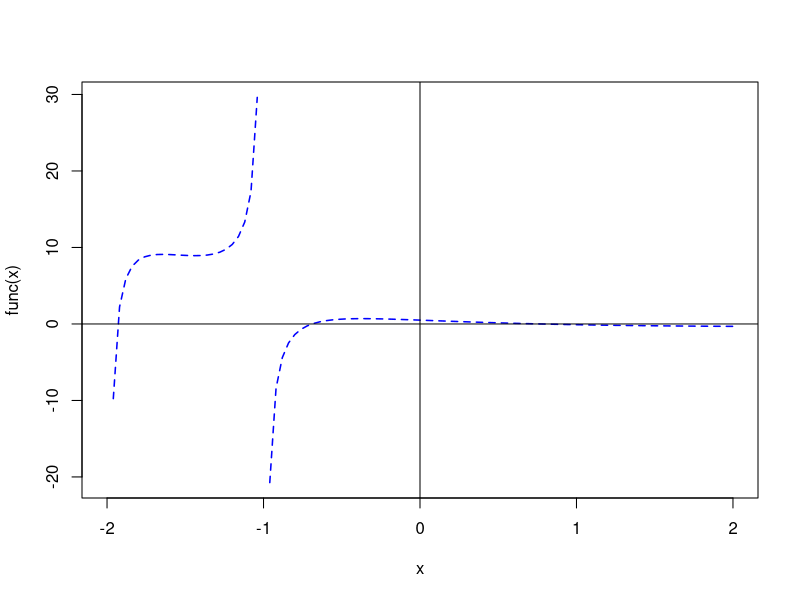
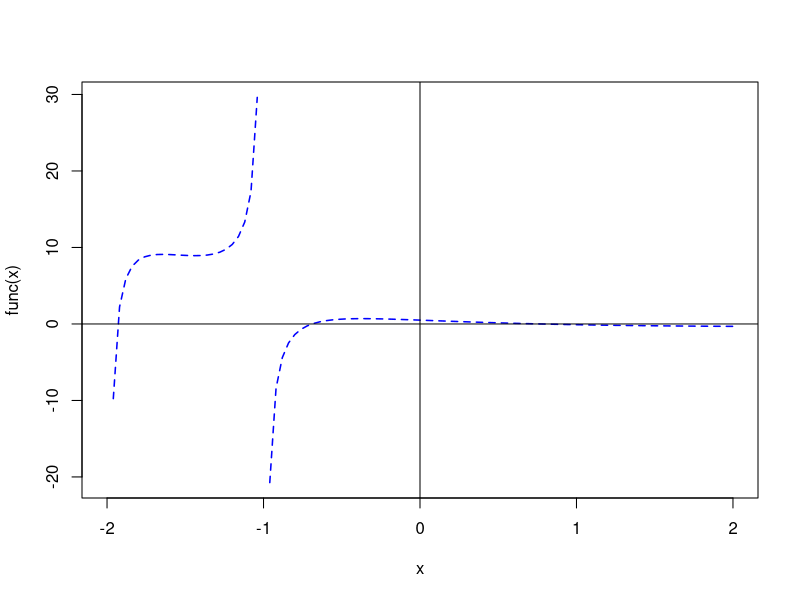

These charts were generated, in order, by the following R code:
#question 6

func <- function(x){
  fu1 <- (2*exp(-x)) - (1/(x+2)) - (1/(x+1))
  return(fu1)
} 

curve(func, xlim=c(-2, 2), col='blue', lwd=1.5, lty=2)
abline(h=0)
abline(v=0)


count1<<-0
bisection <- function(y_function, a, b, n = 1000, tol = 1e-5) {
  # If the signs of the function at the evaluated points, a and b, stop the function and return message.

  
  for (i in 1:n) {
    c <- (a + b) / 2 # Calculate midpoint
    
    # If the function equals 0 at the midpoint or the midpoint is below the desired tolerance, stop the
    #function and return the root.
    count1<<- i
    
    if ((y_function(c) == 0) || abs((b - a) / 2) < tol) {
      return(c)
    }
    
    
    
    # If another iteration is required, 
    # check the signs of the function at the points c and a and reassign
    # a or b accordingly as the midpoint to be used in the next iteration.
    ifelse(sign(y_function(c)) == sign(y_function(a)), 
           a <- c,
           b <- c)
  }
  
  
  # If the max number of iterations is reached and no root has been found, 
  # return message and end function.
  print('Too many iterations')
}


root1<- bisection(func, -1, 0)
root2<- bisection(func, 0, 2)
root1
root2



count2<<- 0
newton_raphson <- function(func, a, b, tol = 1e-5, n = 1000) {
  require(numDeriv) # Package for computing f'(x)
  
  x0 <- a # Set start value to supplied lower bound
  k <- n # Initialize for iteration results
  
  # Check the upper and lower bounds to see if approximations result in 0
  fa <- func(a)
  if (fa == 0.0) {
    return(a)
  }
  
  fb <- func(b)
  if (fb == 0.0) {
    return(b)
  }
  
  for (i in 1:n) {
    count2<<- count2 + 1
    dx <- genD(func = func, x = x0)$D[1] # First-order derivative f'(x0)
    x1 <- x0 - (func(x0) / dx) # Calculate next value x1
    # Once the difference between x0 and x1 becomes sufficiently small, output the results.
    if (abs(x1 - x0) <= tol) {
      return(x1)
    }
    # If Newton-Raphson has not yet reached convergence set x1 as x0 and continue
    x0 <- x1
  }
  print('Too many iterations in method')
}


root1<- newton_raphson(func, -0.75, 0.25)
root2<- newton_raphson(func, 0, 2)
root1
root2





curve(func, xlim=c(-2,2), col='blue', lwd=1.5, lty=2)
abline(h=0)
abline(v=0)

count3<<- 0
#define a g(x) function
funcg1<- function(x)
{
  a<-1/(x+1)
  b<-1/(x+2)
  c<-(a+b)/2
  d<-(-log(c))
  return (d)
}

#define 2nd gx function
funcg2<- function(x)
{
  d<- (2* exp(-x) *(x+2)) - 1
  a<- x+2
  c<- (a/d) - 1
  return(c)
}

fixed_point<- function(x) 
{
 
  x_root<-0
  tol = 1e-3
  x_new<- x
  
  while(TRUE)
  {
    count3<<- count3 + 1
    x_root<- funcg1(x_new)
    if(abs(x_new - x_root) <= tol )
      return(x_root)
    x_new<- x_root
  }
  
  while(FALSE)
  {
    count3<<- count3 + 1
    x_root<- funcg2(x_new)
    if(abs(x_new - x_root) <= tol )
      return(x_root)
    x_new<- x_root
  }
  
}
x6_1<- fixed_point(10)
x6_1

cat(" iterations taken by bisection",count1)
cat(" iterations taken by newton raphson",count2)
cat(" iterations taken by fixed point",count3)





